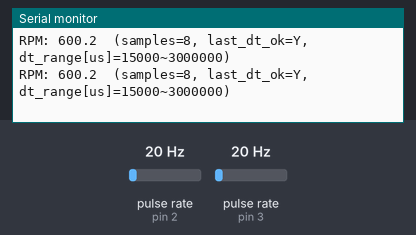
A sketch run on a simulated Arduino Uno, built with avr-gcc and run on an emulated ATmega328P. On the bench: the last lines printed to the serial monitor. Wiring (inferred from the names in the program): 2 × pulse sensor: data pin 2 / data pin 3. The inputs (shaded band) are chosen by the test bench; at power-on: pulse rate (sensors on pin 2, pin 3) 20 Hz.

Above: at 1.2 s.
1.3 s: pulse rate (sensor on pin 2) set to 4 Hz
At 1.43 s:
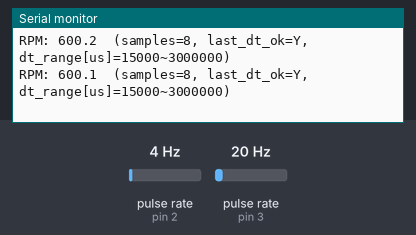
2.8 s: pulse rate (sensor on pin 3) set to 4 Hz
At 2.93 s:
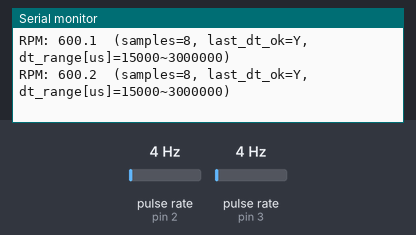
4.3 s: pulse rate (sensor on pin 2) set to 50 Hz
At 4.43 s:
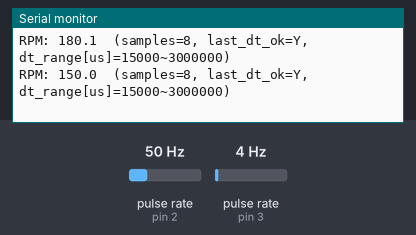
5.8 s: pulse rate (sensor on pin 3) set to 50 Hz
At 5.93 s:
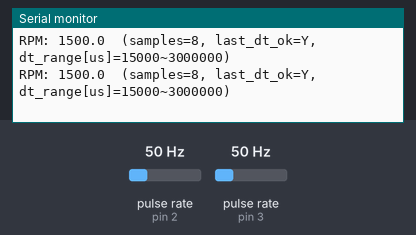
Timing chart, 0 to 8.3 s (numbered marks = the images above; inputs shaded):
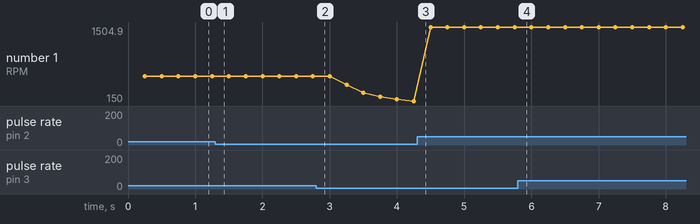

Measured:
- plotted number 1: 600.2 → 150 after the input at 2.8 s, 150 → 1500 after the input at 4.3 s, 1500 → 1504.7 after the input at 5.8 s

The sketch:

rpm_check_code.ino
```cpp
// Dual Hall RPM (UNO, 180° placement) — high-resolution (period-based)
// Wiring: A->D2(INT0), B->D3(INT1), VCC->5V, GND->GND
// Logic: magnet detected -> FALLING (LOW)

#include <Arduino.h>

const uint8_t HALL_A_PIN = 2;   // INT0
const uint8_t HALL_B_PIN = 3;   // INT1

// 자석 1개 × 센서 2개(180°) = 2 펄스/회전
// 자석 2개(180°) × 센서 2개 = 4  (필요시 4로 변경)
const uint8_t COMBINED_PPR = 2;

// 출력 주기(표시 주기) — 계산은 이벤트(펄스)마다 갱신됨
const unsigned long PRINT_MS     = 250;
const unsigned long DEBOUNCE_US  = 1000;   // 채터링 억제(us)
const unsigned long TIMEOUT_MS   = 1000;   // 이 시간 동안 펄스 없으면 0rpm 처리

// 예상 RPM 범위(노이즈/이상치 거르기용): 프로젝트에 맞춰 조정 가능
const uint16_t MAX_RPM_EXPECTED  = 2000;   // 상한
const uint16_t MIN_RPM_EXPECTED  = 10;     // 하한

// 최근 간격 버퍼 (작을수록 반응 빠름, 클수록 안정적)
const uint8_t  INTERVAL_BUF = 8;

volatile unsigned long lastEdgeUs = 0;                 // 마지막 펄스 시간(µs)
volatile unsigned long lastPulseUsA = 0, lastPulseUsB = 0; // 센서별 디바운스 기준

volatile unsigned long intervals[INTERVAL_BUF];        // 펄스 간격(µs) 링버퍼
volatile uint8_t       isrIdx = 0;
volatile uint8_t       filled = 0;

unsigned long minDtUs, maxDtUs; // 허용 간격 범위(µs) — setup에서 계산

inline void handlePulse(volatile unsigned long &lastSensorUs) {
  unsigned long now = micros();
  if ((now - lastSensorUs) < DEBOUNCE_US) return; // 센서별 디바운스
  lastSensorUs = now;

  unsigned long prev = lastEdgeUs;
  lastEdgeUs = now;

  if (prev == 0) return; // 첫 펄스는 간격 계산 불가

  unsigned long dt = now - prev; // µs 간격(센서 A/B 합산 기준: 1/COMBINED_PPR 회전)

  // RPM 기대 범위 밖(너무 짧거나 너무 긴 간격) 노이즈 제거
  if (dt < minDtUs || dt > maxDtUs) return;

  // 간단한 링버퍼 push (ISR 내 연산 최소화)
  intervals[isrIdx] = dt;
  isrIdx = (isrIdx + 1) % INTERVAL_BUF;
  if (filled < INTERVAL_BUF) filled++;
}

void hallA_ISR() { handlePulse(lastPulseUsA); }
void hallB_ISR() { handlePulse(lastPulseUsB); }

void setup() {
  Serial.begin(115200);
  pinMode(HALL_A_PIN, INPUT_PULLUP);
  pinMode(HALL_B_PIN, INPUT_PULLUP);

  // 기대 RPM → 허용 간격(µs) 범위로 환산
  // dt_per_pulse = 60e6 / (COMBINED_PPR * RPM)
  minDtUs = 60000000UL / (COMBINED_PPR * (unsigned long)MAX_RPM_EXPECTED);
  maxDtUs = 60000000UL / (COMBINED_PPR * (unsigned long)MIN_RPM_EXPECTED);

  attachInterrupt(digitalPinToInterrupt(HALL_A_PIN), hallA_ISR, FALLING);
  attachInterrupt(digitalPinToInterrupt(HALL_B_PIN), hallB_ISR, FALLING);

  Serial.println(F("Dual Hall RPM (UNO, period-based) start"));
}

float computeRpmFromIntervals() {
  // intervals[]를 복사해서 트림드 평균(최소/최대 1개씩 제거) 후 RPM 계산
  unsigned long buf[INTERVAL_BUF];
  uint8_t n;

  noInterrupts();
  n = filled;
  for (uint8_t i = 0; i < n; i++) buf[i] = intervals[i];
  unsigned long lastUs = lastEdgeUs;
  interrupts();

  if (n == 0) return 0.0f;

  // 타임아웃: 최근 펄스가 오래 없으면 0rpm
  if ((micros() - lastUs) > (TIMEOUT_MS * 1000UL)) return 0.0f;

  // 합/최소/최대
  unsigned long sum = 0, mn = 0xFFFFFFFFUL, mx = 0;
  for (uint8_t i = 0; i < n; i++) {
    unsigned long v = buf[i];
    sum += v;
    if (v < mn) mn = v;
    if (v > mx) mx = v;
  }

  // 트림드 평균 (표본 3개 이상일 때만 적용)
  float avgDt;
  if (n >= 3) {
    avgDt = (float)(sum - mn - mx) / (float)(n - 2);
  } else {
    avgDt = (float)sum / (float)n;
  }

  // RPM = 60e6 / (avgDt_us * COMBINED_PPR)
  float rpm = 60000000.0f / (avgDt * (float)COMBINED_PPR);
  return rpm;
}

void loop() {
  static unsigned long lastPrint = 0;
  unsigned long nowMs = millis();

  if (nowMs - lastPrint >= PRINT_MS) {
    lastPrint += PRINT_MS;

    float rpm = computeRpmFromIntervals();

    // 디버깅용: 버퍼 채움 정도도 같이 표시
    noInterrupts();
    uint8_t n = filled;
    unsigned long lastUs = lastEdgeUs;
    unsigned long minU = minDtUs, maxU = maxDtUs;
    interrupts();
  if (rpm != 0) {
    Serial.print(F("RPM: "));
    Serial.print(rpm, 1);
    Serial.print(F("  (samples="));
    Serial.print(n);
    Serial.print(F(", last_dt_ok="));
    Serial.print((micros() - lastUs) <= (TIMEOUT_MS * 1000UL) ? F("Y") : F("N"));
    Serial.print(F(", dt_range[us]="));
    Serial.print(minU);
    Serial.print(F("~"));
    Serial.print(maxU);
    Serial.println(F(")"));
  }
  }
}
```
